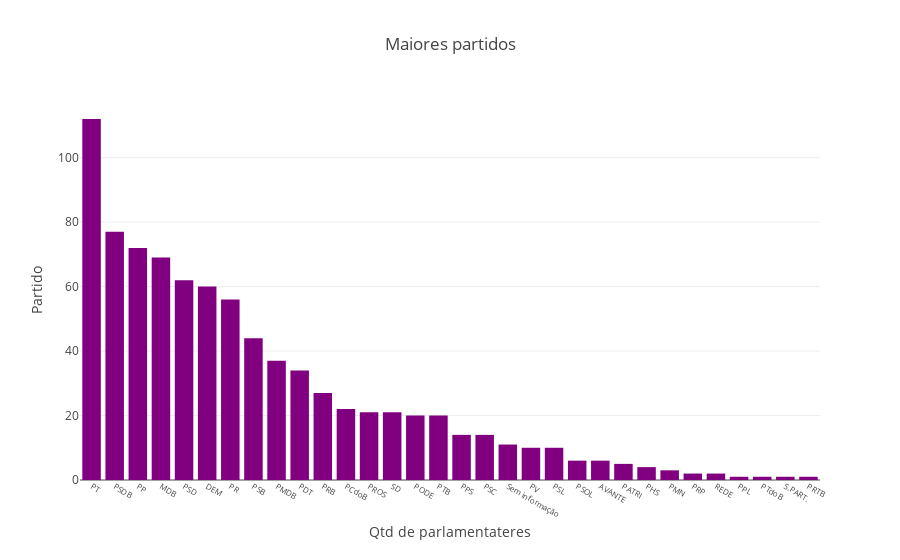

Write notebook code for a chart like this one.
### Markdown cell above
## Quais partidos mais consomem a cota parlamentar e quais tem o maior número de representantes ?

Vejamos se os partidos mais representativos, são os que mais consomem:

### Code cell
qtd_politicos = [] # Criando uma lista vazia para armazenar a quantidade de parlamentares diferentes
partido = []  # Essa lista receberá a sigla do partido
for i in pd.unique(df_completo.partido): # Extrai os valores únicos da lista de partidos
    partido.append(i) # coloca cada partido na lista partido
    qtd_politicos.append(len(pd.unique(df_completo[df_completo.partido == i ]['nome_parlamentar']))) #conta a quantidade de nomes diferentes por estado

    
maiores_partidos = pd.Series(data=qtd_politicos, index=partido).sort_values(ascending = False)
plot_bar(maiores_partidos, "Maiores partidos", "Qtd de parlamentateres", "Partido", 'purple')

### Figure 1 — Plotly figure (JSON) as saved in the notebook; plotly's stock layout.template omitted (floating-point values rounded to 4 significant figures)
{"data": [{"marker": {"color": "purple"}, "orientation": "v", "type": "bar", "uid": "f6d86baf-16e4-48a0-8760-ff9fdd3642cc", "x": ["PT", "PSDB", "PP", "MDB", "PSD", "DEM", "PR", "PSB", "PMDB", "PDT", "PRB", "PCdoB", "PROS", "SD", "PODE", "PTB", "PPS", "PSC", "Sem informação", "PV", "PSL", "PSOL", "AVANTE", "PATRI", "PHS", "PMN", "PRP", "REDE", "PPL", "PTdoB", "S.PART.", "PRTB"], "y": [112, 77, 72, 69, 62, 60, 56, 44, 37, 34, 27, 22, 21, 21, 20, 20, 14, 14, 11, 10, 10, 6, 6, 5, 4, 3, 2, 2, 1, 1, 1, 1]}], "layout": {"title": "Maiores partidos", "xaxis": {"tickfont": {"size": 8}, "title": "Qtd de parlamentateres"}, "yaxis": {"autorange": true, "tickfont": {"size": 12}, "title": "Partido"}}}
